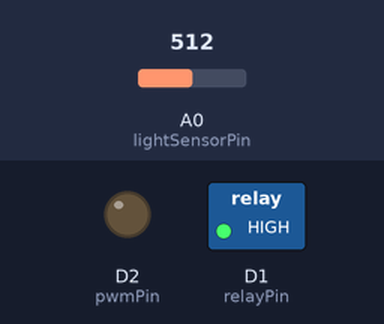
The sketch below on a simulated ESP8266 (NodeMCU). On the bench: switched loads named in the sketch (green lamp = pin HIGH), output pins drawn as LEDs (lit = HIGH). The inputs (shaded band) are chosen by the test bench; at power-on: A0 (lightSensorPin) = 512. WiFi joins after 1.5 s; servers stay silent unless stated; what the sketch prints to the serial monitor is not drawn.

Above: at 3.2 s.
3.3 s: A0 (lightSensorPin) set to 716
At 9.1 s:
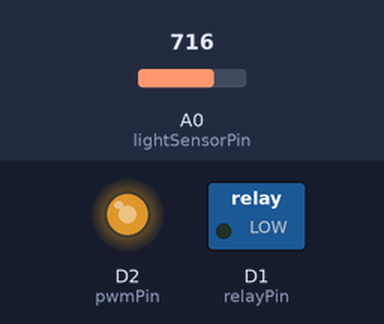
15.5 s: A0 (lightSensorPin) set to 900
At 26.5 s:
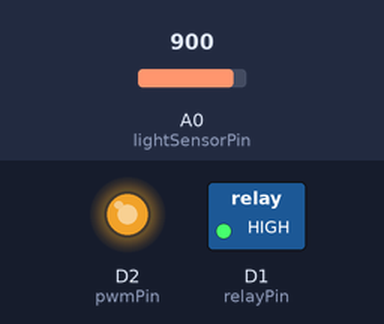
27.5 s: A0 (lightSensorPin) set to 511
At 32.3 s:
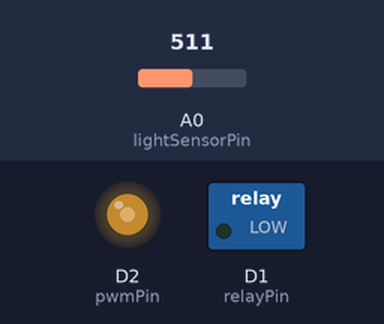
39.5 s: A0 (lightSensorPin) set to 122
At 45.1 s:
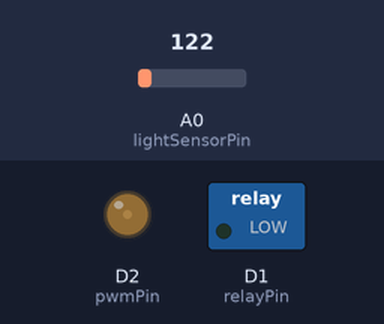
Timing chart, 0 to 63.5 s (numbered marks = the images above; inputs shaded):
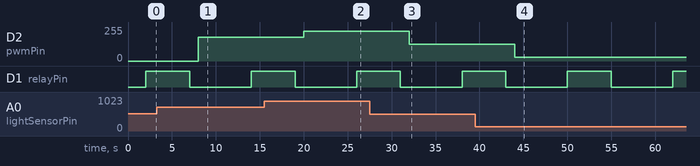

The sketch:

arduino_final.ino
```cpp
#include <ESP8266WiFi.h>
#include <WiFiClient.h>
#include <ESP8266WebServer.h>


const char* ssid = "Adham";
const char* password = "Adham000";

// Web server port
const int serverPort = 80;

// Relay pin
const int relayPin = D1;

// Light sensor pin
const int lightSensorPin = A0;

// PWM component pin
const int pwmPin = D2;

// Default phase durations in seconds
const int heatingDuration = 5;
const int lightMeasurementDuration = 1;
const int pwmComponentDuration = 3;
const int delayBetweenPhases = 2;

// Variables to store current phase and durations
int currentPhase = 0;
int heatingPhaseDuration = heatingDuration;
int lightMeasurementPhaseDuration = lightMeasurementDuration;
int pwmComponentPhaseDuration = pwmComponentDuration;
int delayBetweenPhasesDuration = delayBetweenPhases;

// Web server instance
ESP8266WebServer server(serverPort);

void setup() {
  // Initialize serial communication
  Serial.begin(115200);

  // Connect to WiFi
  WiFi.begin(ssid, password);
  while (WiFi.status() != WL_CONNECTED) {
    delay(1000);
    Serial.println("Connecting to WiFi...");
  }

  Serial.println("WiFi connected");
  Serial.println("IP address: " + WiFi.localIP().toString());

  // Initialize relay pin
  pinMode(relayPin, OUTPUT);
  digitalWrite(relayPin, LOW); // Initially turned off

  // Initialize PWM component pin
  pinMode(pwmPin, OUTPUT);
  analogWrite(pwmPin, 0); // Initially set PWM to 0

  // Start the web server
  server.begin();
  Serial.println("Web server started");
}

void loop() {
  // Handle incoming client requests
  server.handleClient();

  // Perform actions based on the current phase
  switch (currentPhase) {
    case 0: // Heating phase
      digitalWrite(relayPin, HIGH); // Turn on the relay
      delay(heatingPhaseDuration * 1000); // Wait for the heating duration
      digitalWrite(relayPin, LOW); // Turn off the relay
      break;

    case 1: // Light measurement phase
      float averageLightLevel = getAverageLightLevel();
      int pwmValue = map(averageLightLevel, 0, 1023, 0, 255); // Map light intensity to PWM value
      analogWrite(pwmPin, pwmValue); // Set the PWM value
      delay(lightMeasurementPhaseDuration * 1000); // Wait for the light measurement duration
      break;

    case 2: // PWM component phase
      // Perform actions with the sophisticated component controlled by PWM
      // Adjust the actions based on the previously set PWM value
      delay(pwmComponentPhaseDuration * 1000); // Wait for the PWM component duration
      break;

    default: // Delay between phases
      delay(delayBetweenPhasesDuration * 1000); // Wait for the delay between phases
      break;
  }

  // Move to the next phase
  currentPhase = (currentPhase + 1) % 4;

  // Check if the phase durations have been updated through the web server
  if (server.hasArg("heating")) {
    heatingPhaseDuration = server.arg("heating").toInt();
  }
  if (server.hasArg("light_measurement")) {
    lightMeasurementPhaseDuration = server.arg("light_measurement").toInt();
  }
  if (server.hasArg("pwm_component")) {
    pwmComponentPhaseDuration = server.arg("pwm_component").toInt();
  }
  if (server.hasArg("delay")) {
    delayBetweenPhasesDuration = server.arg("delay").toInt();
  }
}

// Function to calculate the average light level from the light sensor
float getAverageLightLevel() {
  int sum = 0;
  for (int i = 0; i < 10; i++) { // Perform 10 readings for better accuracy
    sum += analogRead(lightSensorPin);
    delay(100);
  }
  return static_cast<float>(sum) / 10.0;
}
```

Measured:
- after the input at 3.3 s, D2 (pwmPin): 0/255 → 178/255 after 4.7 s
- after the input at 15.5 s, D2 (pwmPin): 178/255 → 224/255 after 4.5 s
- after the input at 27.5 s, D2 (pwmPin): 224/255 → 127/255 after 4.5 s
- after the input at 39.5 s, D2 (pwmPin): 127/255 → 30/255 after 4.5 s
- by itself, D1 (relayPin): alternates HIGH for 5.0 s and LOW for 7.0 s
